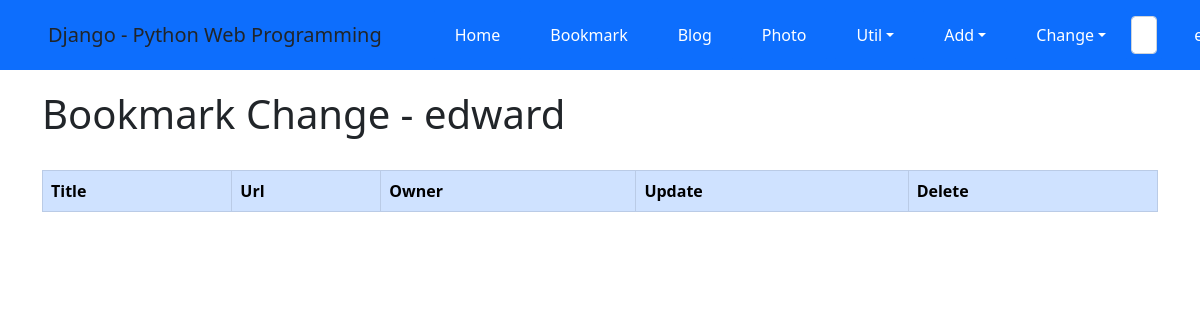
/bookmark/change/ (signed in), run on an earlier commit of the app's database.
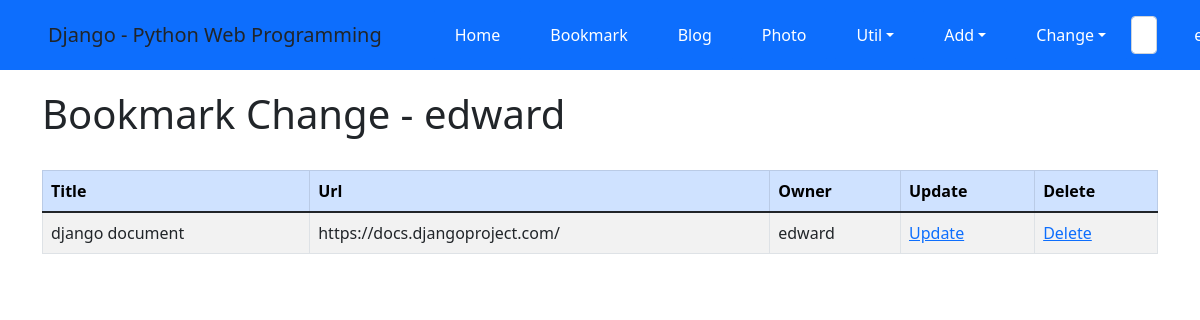
And on a later commit of the database.
### bookmark/models.py (models this page shows, shortened)
class Bookmark(models.Model):
    title = models.CharField('TITLE', max_length=200, blank=True)
    url = models.URLField('URL', unique=True)
    owner = models.ForeignKey(User, on_delete=models.CASCADE, blank=True, null=True) #

### bookmark/views.py (the view)
# urls.py: path('change/', views.BookmarkChangeLV.as_view(), name='change',),
class BookmarkChangeLV(ListView):
    template_name = 'bookmark/bookmark_change_list.html'
    def get_queryset(self):
        return Bookmark.objects.filter(owner=self.request.user)

### bookmark/templates/bookmark/bookmark_change_list.html (shortened to what this page needs)
{% extends 'base.html' %}
{% block content %}
    <h1>Bookmark Change - {{user}}</h1>
    <br>
    <table class="table table-bordered table-condesed table-striped">
        <thead>
            <tr class="table-primary">
                <th>Title</th>
                <th>Url</th>
                <th>Owner</th>
                <th>Update</th>
                <th>Delete</th>
            </tr>
        </thead>
        <tbody>
            {% for item in object_list %}
            <tr>
               <td>{{item.title}}</td>
               <td>{{item.url}}</td>
               <td>{{item.owner}}</td>
               <td><a href="{% url 'bookmark:update' item.id %}">Update</a></td>
               <td><a href="{% url 'bookmark:delete' item.id %}">Delete</a></td>
            </tr>
            {% endfor %}
        </tbody>
    </table>
{% endblock %}

### templates/base.html (shortened to what this page needs)
<!DOCTYPE html>
<html lang="ko">
<head>
    <link href="https://cdn.jsdelivr.net/npm/bootstrap@5.1.3/dist/css/bootstrap.min.css" rel="stylesheet">
</head>
<body style="padding-top: 90px;">
<nav class="navbar navbar-expand-lg navbar-dar bg-primary fixed-top">
    <span class="navbar-brand mx-5 mb-0 font-weight-bold font-italic">Django - Python Web Programming</span>
    <div class="collapse navbar-collapse" id="navbarSupportedContent">
        <ul class="navbar-nav mr-auto">
            <li class="nav-item mx-1 btn btn-primary">
                <a class="nav-link text-white" href="{% url 'home' %}">Home</a></li>
            <li class="nav-item mx-1 btn btn-primary">
                <a class="nav-link text-white" href="{% url 'bookmark:index' %}">Bookmark</a></li>
            <li class="nav-item mx-1 btn btn-primary">
                <a class="nav-link text-white" href="{% url 'blog:index' %}">Blog</a></li>
            <li class="nav-item mx-1 btn btn-primary">
                <a class="nav-link text-white" href="{% url 'photo:index' %}">Photo</a></li>
            <li class="nav-item dropdown mx-1 btn btn-primary">
                <a class="nav-link dropdown-toggle text-white" href="#" data-toggle="dropdown">Util</a>
            </li>
            <li class="nav-item dropdown mx-1 btn btn-primary">
                <a class="nav-link dropdown-toggle text-white" href="#" data-toggle="dropdown">Add</a>
            </li>
            <li class="nav-item dropdown mx-1 btn btn-primary">
                <a class="nav-link dropdown-toggle text-white" href="#" data-toggle="dropdown">Change</a>
            </li>
        </ul>
        <form class="form-inline my-2" action="" method="post"> {% csrf_token %}
            <input class="form-control mr-sm-2" type="search" placeholder="global search" name="search_word"></form>
        <ul class='navbar-nav ml-5 mr-5'>
            <li class='nav-item dorpdown mx-1 btn btn-primary'>
                {% if user.is_active %}
                <a class='nav-link dropdown-toggle text-white' href='#' data-toggle='dropdown'>
                </a>
                {% endif %}
            </li>
        </ul>
    </div>
</nav>
<div class="container">
    {% block content %}{% endblock %}
</div>
</body>
</html>

What changed in the data, as far as the page shows it:
added Bookmark: title "django document", url "https://docs.djangoproject.com/", owner "edward"
